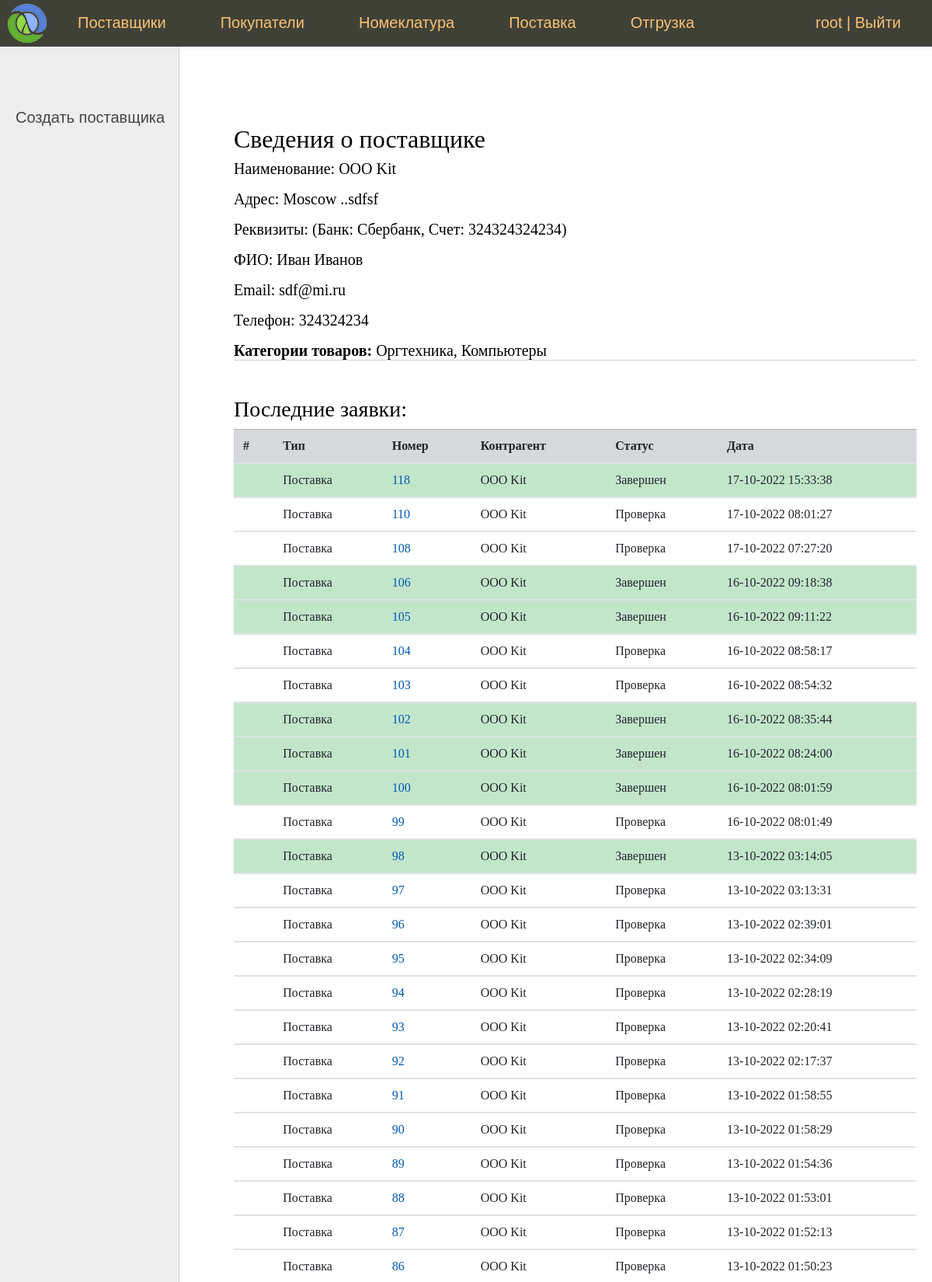
Screenshot of /vendor/2/ (signed in, upper part) with the database file from the repository.
### sklad/models.py (models this page shows, shortened)
class Contactor(models.Model):
    fio = models.CharField('Фамилия Имя Отчество', max_length=100)
    email = models.EmailField('Email')
    phone = models.IntegerField('Телефон')

class Vendor(Contactor):
    name = models.CharField('Наименование', max_length=100)
    address = models.CharField('Адрес', max_length=100)
    categories = models.ManyToManyField(
        Category,
        verbose_name='Категории'
    )
    bank_details = models.OneToOneField(
        BankDetails,
        on_delete=models.DO_NOTHING,
        verbose_name='Банковские реквизиты'
    )
    def __str__(self):
        return self.name
    class Meta:
        verbose_name = 'Поставщик'
        verbose_name_plural = 'Поставщики'

class BankDetails(models.Model):
    account = models.IntegerField('Номер счета')
    bank_name = models.CharField('Наименование банка', max_length=100)

class Contactor(models.Model):
    fio = models.CharField('Фамилия Имя Отчество', max_length=100)
    email = models.EmailField('Email')
    phone = models.IntegerField('Телефон')

class Category(models.Model):
    name = models.CharField('Категория', max_length=100)
    def __str__(self):
        return self.name
    class Meta:
        verbose_name = 'Категория'
        verbose_name_plural = 'Категории'

class Document(models.Model):
    vendor = models.ForeignKey(
        Vendor,
        on_delete=models.DO_NOTHING,
        blank=True,
        null=True,
        verbose_name='Поставщик'
    )
    buyer = models.ForeignKey(
        Buyer,
        on_delete=models.DO_NOTHING,
        blank=True,
        null=True,
        verbose_name='Покупатель'
    )
    nomenclatures = models.ManyToManyField(
        Nomenclature,
        through='DocumentNomenclatures',
        verbose_name='Номенклатура'
    )
    status = models.CharField(
        max_length=2,
        choices=Status.choices,
        default=Status.VALIDATING,
        verbose_name='Статус'
    )
    time_create = models.DateTimeField('Время создания', auto_now_add=True)
    time_update = models.DateTimeField('Время обновления статуса', auto_now=True)
    class Meta:
        verbose_name = 'Документ'
        verbose_name_plural = 'Документы'
    def get_absolute_url(self):
        return reverse('document', kwargs={'pk': self.pk})

### sklad/views.py (the view)
# urls.py: path('vendor/<int:pk>/', VendorView.as_view(), name='vendor'),  #
class VendorView(SuperUserRequiredMixin, DataMixin, DetailView):
    model = Vendor
    template_name = 'sklad/details_contactor.html'
    context_object_name = 'vendor'
    def get_context_data(self, *, object_list=None, **kwargs):
        context = super().get_context_data(**kwargs)
        c_def = self.get_user_context(title="Сведения о поставщике")
        context = dict(list(context.items()) + list(c_def.items()))
        context['left_menu'] = [
            {'url_name': 'vendor_add', 'title': 'Создать поставщика'}
        ]
        context['documents'] = Document.objects.filter(
            vendor=self.object).order_by('-time_create')
        return context

### sklad/mixin.py (called while the page is built)
    def dispatch(self, request, *args, **kwargs):
        if not request.user.is_superuser:
            return self.handle_no_permission()
        return super().dispatch(request, *args, **kwargs)

    def get_user_context(self, **kwargs):
        context = kwargs
        if self.request.user.is_superuser:
            context['menu'] = menu
        return context

### sklad/templates/sklad/details_contactor.html
{% extends 'sklad/base.html' %}
{% block left_menu %}
    {% include 'sklad/left_menu.html' %}
{% endblock %}
{% block content %}
    {% if buyer %}
        <h1>Сведения о покупателе</h1>
        <p>ФИО: {{ buyer.fio }}</p>
        <p>Email: {{ buyer.email }}</p>
        <p>Телефон: {{ buyer.phone }}</p>
     {% elif vendor %}
        <h1>Сведения о поставщике</h1>
        <p>Наименование: {{ vendor.name }}</p>
        <p>Адрес: {{ vendor.address }}</p>
        <p>Реквизиты:
        (Банк: {{ vendor.bank_details.bank_name }},
        Счет: {{ vendor.bank_details.account }})</p>
        <p>ФИО: {{ vendor.fio }}</p>
        <p>Email: {{ vendor.email }}</p>
        <p>Телефон: {{ vendor.phone }}</p>
        <b>Категории товаров:</b>
        {% for cat in vendor.categories.all %}
            {% if forloop.last %}
                {{ cat }}
            {% else %}
                {{ cat }},
            {% endif %}
        {% endfor %}
    {% endif %}
    <ul class="list-articles"><li> </li></ul>
    <br><br>
    <h3>Последние заявки:</h3>
    {% if documents  %}
        {% include 'sklad/document_list.html' %}
    {% else %}
        Заявок нет
    {% endif %}
{% endblock %}

### sklad/templates/sklad/base.html (shortened to what this page needs)
{% load static %}
{% load bootstrap4 %}
{% bootstrap_css %}
<!DOCTYPE html>
<html>
<head>
	<link type="text/css" href="{% static 'sklad/css/styles.css' %}" rel="stylesheet" />
</head>
<body>
<table class="table-page" border=0 cellpadding="0" cellspacing="0">
<tr><td valign=top>
{% block mainmenu %}
		<div class="header">
			<ul id="mainmenu" class="mainmenu">
			<li class="logo"><a href="{% url 'home' %}"><div class="logo"></div></a></li>
{% for m in menu %}
			<li><a href="{% url m.url_name %}">{{m.title}}</a></li>
{% endfor %}
            {% if request.user.is_authenticated %}
				<li class="last">{{ user.username }} | <a href="{% url 'logout' %}">Выйти</a></li>
            {% else %}
                <li class="last"><a href="{% url 'login' %}">Войти</a></li>
            {% endif %}
			</ul>
		</div>
{% endblock mainmenu %}
<table class="table-content" border=0 cellpadding="0" cellspacing="0">
<tr>
	<td valign="top" class="left-chapters">
{% block left_menu %}{% endblock %}
</td>
<td valign="top" class="content">
	<div class="content-text">
{% block content %}
{% endblock %}
	</div>
</td></tr></table>
</td></tr>
</table>
</body>
</html>

### sklad/templates/sklad/document_list.html
    <table class="table">
        <thead>
        <tr class="table-secondary">
            <th scope="col">#</th>
            <th scope="col">Тип</th>
            <th scope="col">Номер</th>
            <th scope="col">Контрагент</th>
            <th scope="col">Статус</th>
            <th scope="col">Дата</th>
        </tr>
        </thead>
        {% for d in documents  %}
            <tbody>
                {% if d.status == 'fi' %}
                    <tr class="table-success">
                {% elif d.status == 'ca' %}
                    <tr class="table-danger">
                {% elif d.status == 'co' %}
                    <tr class="table-warning">
                {% elif d.status == 'va' %}
                    <tr>
                {% else %}
                    <tr>
                {% endif %}
                    <th scope="row"></th>
                    {% if d.buyer %}
                        <td>Отгрузка</td>
                        <td><a href="{{ d.get_absolute_url }}">{{ d.pk }}</a></td>
                        <td>{{ d.buyer }}</td>
                    {% elif d.vendor %}
                        <td>Поставка</td>
                        <td><a href="{{ d.get_absolute_url }}">{{ d.pk }}</a></td>
                        <td>{{ d.vendor }}</td>
                    {% endif %}
                    <td>{{ d.get_status_display }}</td>
                    <td>{{ d.time_create|date:"d-m-Y H:i:s" }}</td>
                </tr>
            </tbody>
        {% endfor %}
    </table>

### sklad/static/sklad/css/styles.css (style rules this page uses)
html, body { font-family: 'Arial'; margin: 0; padding: 0; height: 100%; width: 100%; color: #444; }
a { color: #0059b2; text-decoration: none; }
ul.list-articles { list-style: none; margin: 0; padding: 0; }
ul.list-articles li { border-bottom: 1px solid #ccc; }
.table-page { width: 100%; height: 100%; vertical-align: top; }
.table-page tr { height: 100%; }
.header { background: #3F4137; height: 60px; }
.logo { background: url('../images/logo.png') no-repeat 10px 5px; width: 70px; height: 60px; }
ul.mainmenu { list-style: none; margin: 0; padding: 0; height: 60px; color: #fdc073; font-size: 20px; overflow: hidden; }
ul.mainmenu li { float: left; margin: 18px 40px 0 30px; }
ul.mainmenu li.logo { margin: 0; }
ul.mainmenu li.last { float: right; }
ul.mainmenu li a { color: #fdc073; text-decoration: none; }
.table-content { width: 100%; min-height: 100%; height: 100%; }
.left-chapters { margin: 0; background: #eee; border-right: 1px solid #ccc; min-height: 100%; }
.content { padding: 40px 20px 20px 40px; width: 100%; box-sizing: border-box; }
.content-text { margin: 60px 0 0 30px; color: #000; font-size: 20px; font-family: Yandex Sans Display Light; }
.content-text h1 { font-size: 32px; }

### rows the page displays
Vendor: name "OOO Kit", address "Moscow ..sdfsf", bank_details.bank_name "Сбербанк", bank_details.account "324324324234"
Contactor: fio "Иван Иванов", email "sdf@mi.ru", phone "324324234"
Category: name "Оргтехника"
Category: name "Компьютеры"
Document: pk "118", vendor "OOO Kit", status "Завершен", time_create "17-10-2022 15:33:38"
Document: pk "110", vendor "OOO Kit", status "Проверка", time_create "17-10-2022 08:01:27"
Document: pk "108", vendor "OOO Kit", status "Проверка", time_create "17-10-2022 07:27:20"
Document: pk "106", vendor "OOO Kit", status "Завершен", time_create "16-10-2022 09:18:38"
Document: pk "105", vendor "OOO Kit", status "Завершен", time_create "16-10-2022 09:11:22"
Document: pk "104", vendor "OOO Kit", status "Проверка", time_create "16-10-2022 08:58:17"
Document: pk "103", vendor "OOO Kit", status "Проверка", time_create "16-10-2022 08:54:32"
Document: pk "102", vendor "OOO Kit", status "Завершен", time_create "16-10-2022 08:35:44"
Document: pk "101", vendor "OOO Kit", status "Завершен", time_create "16-10-2022 08:24:00"
Document: pk "100", vendor "OOO Kit", status "Завершен", time_create "16-10-2022 08:01:59"
Document: pk "99", vendor "OOO Kit", status "Проверка", time_create "16-10-2022 08:01:49"
Document: pk "98", vendor "OOO Kit", status "Завершен", time_create "13-10-2022 03:14:05"
Document: pk "97", vendor "OOO Kit", status "Проверка", time_create "13-10-2022 03:13:31"
Document: pk "96", vendor "OOO Kit", status "Проверка", time_create "13-10-2022 02:39:01"
Document: pk "95", vendor "OOO Kit", status "Проверка", time_create "13-10-2022 02:34:09"
Document: pk "94", vendor "OOO Kit", status "Проверка", time_create "13-10-2022 02:28:19"
Document: pk "93", vendor "OOO Kit", status "Проверка", time_create "13-10-2022 02:20:41"
Document: pk "92", vendor "OOO Kit", status "Проверка", time_create "13-10-2022 02:17:37"
Document: pk "91", vendor "OOO Kit", status "Проверка", time_create "13-10-2022 01:58:55"
Document: pk "90", vendor "OOO Kit", status "Проверка", time_create "13-10-2022 01:58:29"
Document: pk "89", vendor "OOO Kit", status "Проверка", time_create "13-10-2022 01:54:36"
Document: pk "88", vendor "OOO Kit", status "Проверка", time_create "13-10-2022 01:53:01"
Document: pk "87", vendor "OOO Kit", status "Проверка", time_create "13-10-2022 01:52:13"
Document: pk "86", vendor "OOO Kit", status "Проверка", time_create "13-10-2022 01:50:23"

### other values shown
{{ m.title }} "Поставщики" "Покупатели" "Номеклатура" "Поставка" "Отгрузка"
{{ user.username }} "root"
{{ m.title }} "Создать поставщика"
